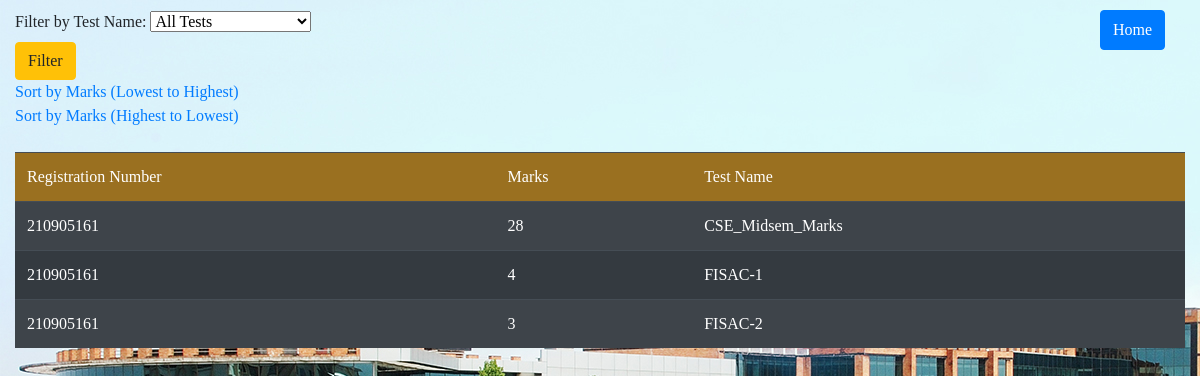
/studentmarks_result/DS/?sort=desc (signed in), run on the app's committed database.
### webapp/models.py (models this page shows)
class Marks(models.Model):
    test_name = models.CharField(max_length=100)
    student_regno = models.ForeignKey(User, to_field='username', on_delete=models.CASCADE, limit_choices_to={'user': 'student'})
    subject = models.CharField(max_length=100)
    marks = models.PositiveIntegerField(default = 0)
    date = models.DateField()

class User(models.Model):
    CHOICES = (('student','student'),('teacher','teacher'))
    username = models.IntegerField(primary_key = True)
    password = models.CharField(max_length = 100)
    user = models.CharField(max_length = 100,choices=CHOICES)

### webapp/views.py (the view)
# urls.py: path('studentmarks_result/<str:subject>/',views.studentmarksResult,name='studentmarksResult'),
def studentmarksResult(request,subject):
    test_name = request.GET.get('test_name')
    sort_order = request.GET.get('sort')
    marks_query = Marks.objects.all()
    student_regno = request.session.get('username')
    marks_query = marks_query.filter(subject=subject,student_regno=student_regno)
    if test_name:
        marks_query = marks_query.filter(test_name=test_name)
    else:
        if sort_order == 'asc':
            marks_query = marks_query.order_by('marks')
        elif sort_order == 'desc':
            marks_query = marks_query.order_by('-marks')
    unique_tests = Marks.objects.values('test_name').annotate(count=Count('test_name'))
    context =  {}
    context['unique_tests'] = unique_tests
    context['marks'] = marks_query
    context['subject'] = subject
    return render(request,'studentmarks_result.html',context)

### webapp/templates/webapp/studentmarks_result.html (shortened to what this page needs)
<!DOCTYPE html>
<html lang="en" xmlns="http://www.w3.org/1999/xhtml">
<head>
    <link rel="stylesheet" href="https://cdn.jsdelivr.net/npm/bootstrap@4.4.1/dist/css/bootstrap.min.css">
    <link href="https://cdn.jsdelivr.net/npm/bootstrap-icons/font/bootstrap-icons.css" rel="stylesheet">
</head>
{% load static %}
<body style="background-image:url({% static 'manipal.jpg' %});font-family:Georgia">
    <div class="container-fluid">
        <div class="d-flex" style="padding-top:10px">
            <form action="/studentmarks_result/{{ subject }}/" method="GET" class="mr-2">
                <label for="test_name">Filter by Test Name:</label>
                <select name="test_name" id="test_name">
                    <option value="">All Tests</option>
                </select><br />
                <input type="submit" value="Filter" class="btn btn-warning"><br />
            </form>
            <button type="submit" class="btn btn-primary" style="height:40px;position:absolute;top:10px;left:1100px"><a href="/index/" style="color:white">Home</a></button>
        </div>
            <a href="/studentmarks_result/{{ subject }}/?sort=asc">Sort by Marks (Lowest to Highest)</a><br />
            <a href="/studentmarks_result/{{ subject }}/?sort=desc">Sort by Marks (Highest to Lowest)</a>
        </div>
        <div class="container-fluid">
            <table class="table table-dark table-striped table-hover mt-4">
                <thead style="background-color: rgba(255, 165, 0, 0.5); border-radius: 20px;">
                <td>Registration Number</td>
                <td>Marks</td>
                <td>Test Name</td>
                </thead>
                {% for mark in marks %}
                <tr>
                    <td>{{ mark.student_regno.username }}</td>
                    <td>{{ mark.marks }}</td>
                    <td>{{ mark.test_name }}</td>
                </tr>
                {% endfor %}
            </table>
        </div>
</body>
</html>

### data on the page
Marks: student_regno.username "210905161", marks "28", test_name "CSE_Midsem_Marks"
Marks: student_regno.username "210905161", marks "4", test_name "FISAC-1"
Marks: student_regno.username "210905161", marks "3", test_name "FISAC-2"
